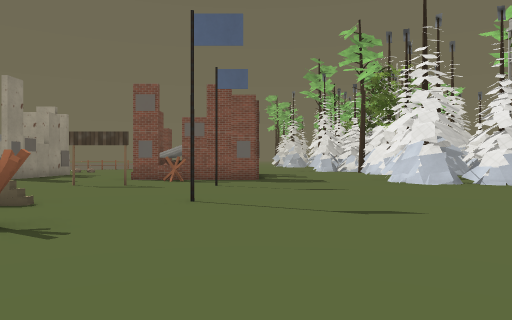
[1] (above)

15 first-person views from a walk through a level from a Godot 3-D game. The camera is 1.3 m above the floor, looks level and sees 70° across. The floor is counted in squares, 2 m on a side. Each view is taken from the middle of a square. On the plan, view 1 faces up. The plan holds only what a view shows up to about 11 squares ahead; the rest is blank. The place goes on beyond the plan. Some surface patterns are stand-ins.

[2]
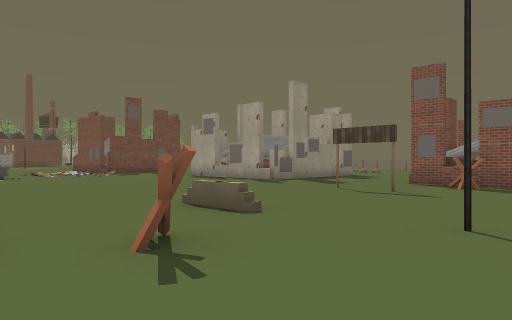

[3]
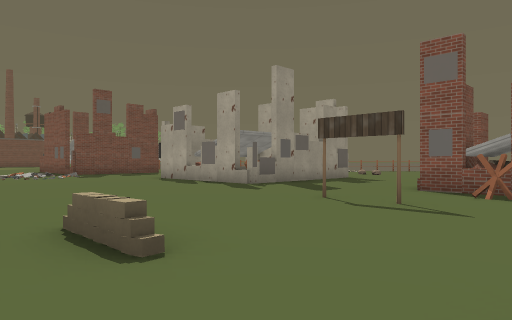

[4]
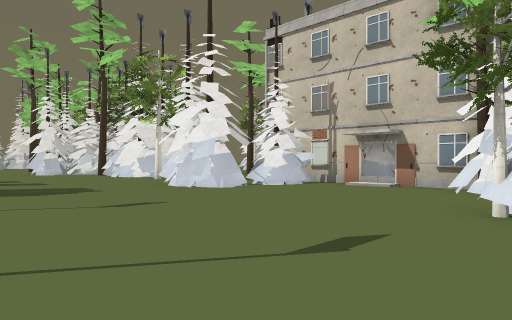

[5]
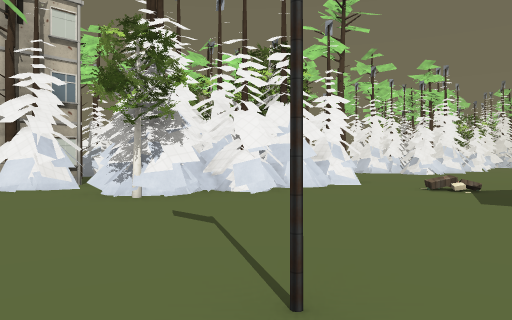

[6]
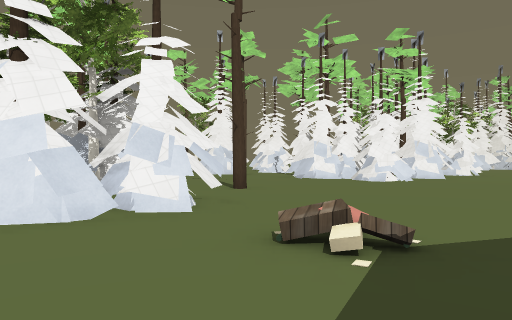

[7]
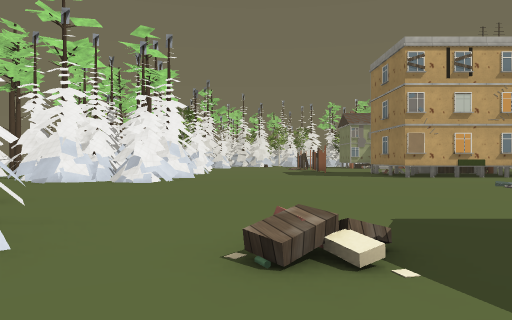

[8]
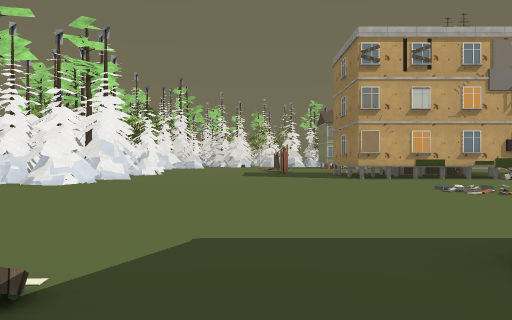

[9]
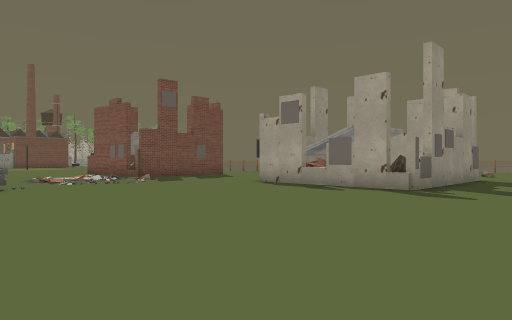

[10]
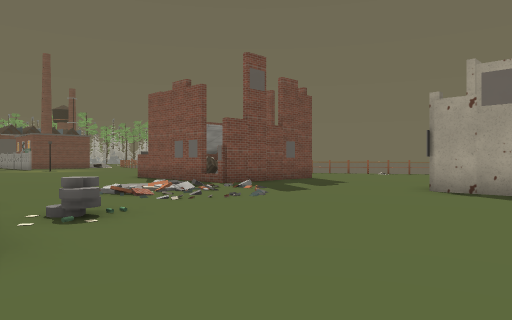

[11]
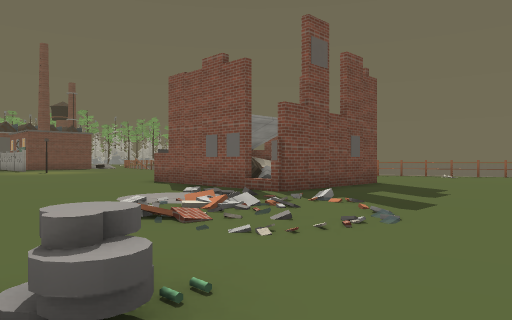

[12]
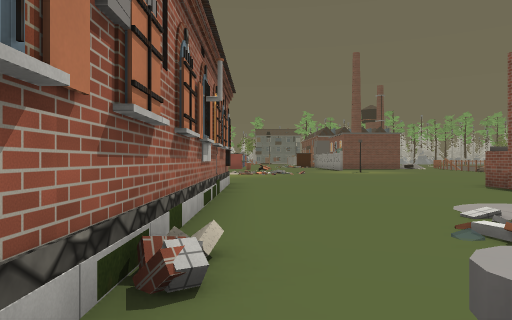

[13]
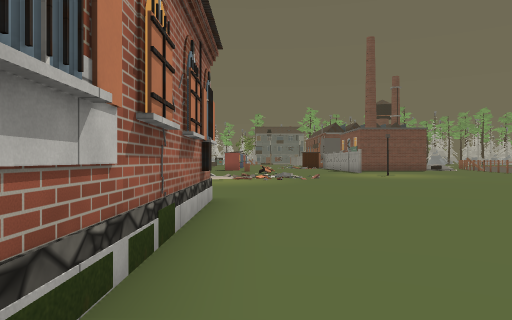

[14]
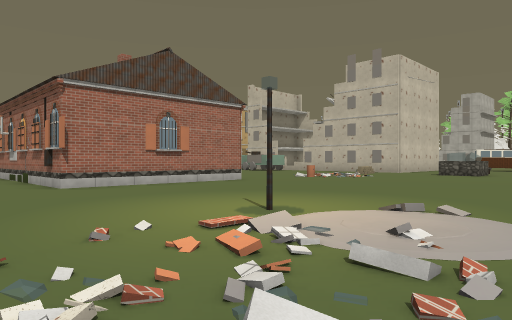

[15]
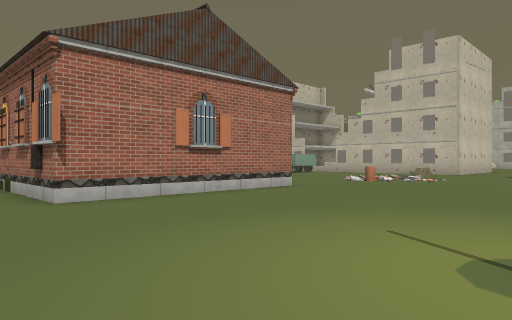

### Floor plan
Key: @ floor where view 1 was taken; # wall or solid block; . floor; / step, stairs or slope; S sandbag; B block; T pine tree; I tire.
Columns run from 33 left of view 1 to 8 right of it. Each row starts with its distance up from view 1.
 15                 ...      #. .#    ..
 14                #....     #...##   ...
 13                #....     #...##   ....
 12                #.... #   #...###  ....
 11     ..       ###....######...........#
 10     ......######.....................#####
  9     ............//..........#.#.#......###
  8     ............//.......................#
  7     ............//.......................#
  6 ../............./...............#........#
  5  ///..............II.........S..........##
  4 ../..................................##.##
  3 ...#.....##########    . ......#.....####
  2  ........#                     .....###
  1  ........#                      ....##
  0  ........#                      .@..#
 -1  ........#                     .....##
 -2  ........#                     ...B.####
 -3   ........                    .........
 -4   ........                   ...........
 -5   .......                   ..........T..
 -6   .. ...                    .............
 -7      ..                    ..............
 -8                           ///............
 -9                           /..............
-10                          ............####
-11                          ............ #

Where each view was taken, in squares from view 1:
view 1: 0 up, 0 right, facing up
view 2: 2 up, 0 right, facing up-left
view 3: 4 up, 1 left, facing up-left
view 4: 3 up, 1 left, facing up-right
view 5: 7 up, 2 left, facing down-right
view 6: 1 up, 1 left, facing down-right
view 7: 1 up, 1 right, facing down
view 8: 0 up, 1 left, facing down
view 9: 3 up, 5 left, facing up-left
view 10: 3 up, 10 left, facing up-left
view 11: 4 up, 13 left, facing up-left
view 12: 4 up, 14 left, facing left
view 13: 4 up, 18 left, facing left
view 14: 6 up, 33 left, facing down-right
view 15: 5 up, 30 left, facing down-right
